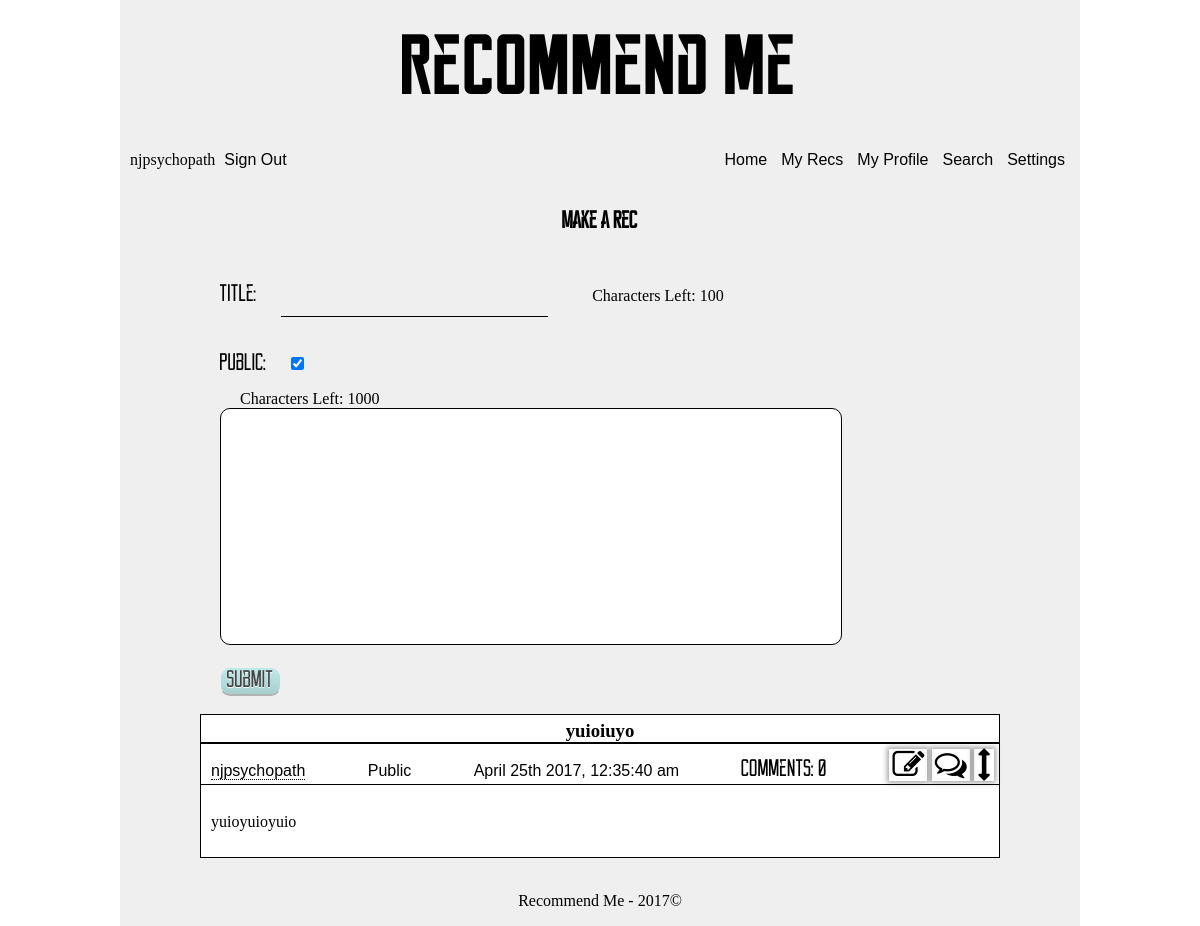
Before: /personal/post (signed in) with the older database file.
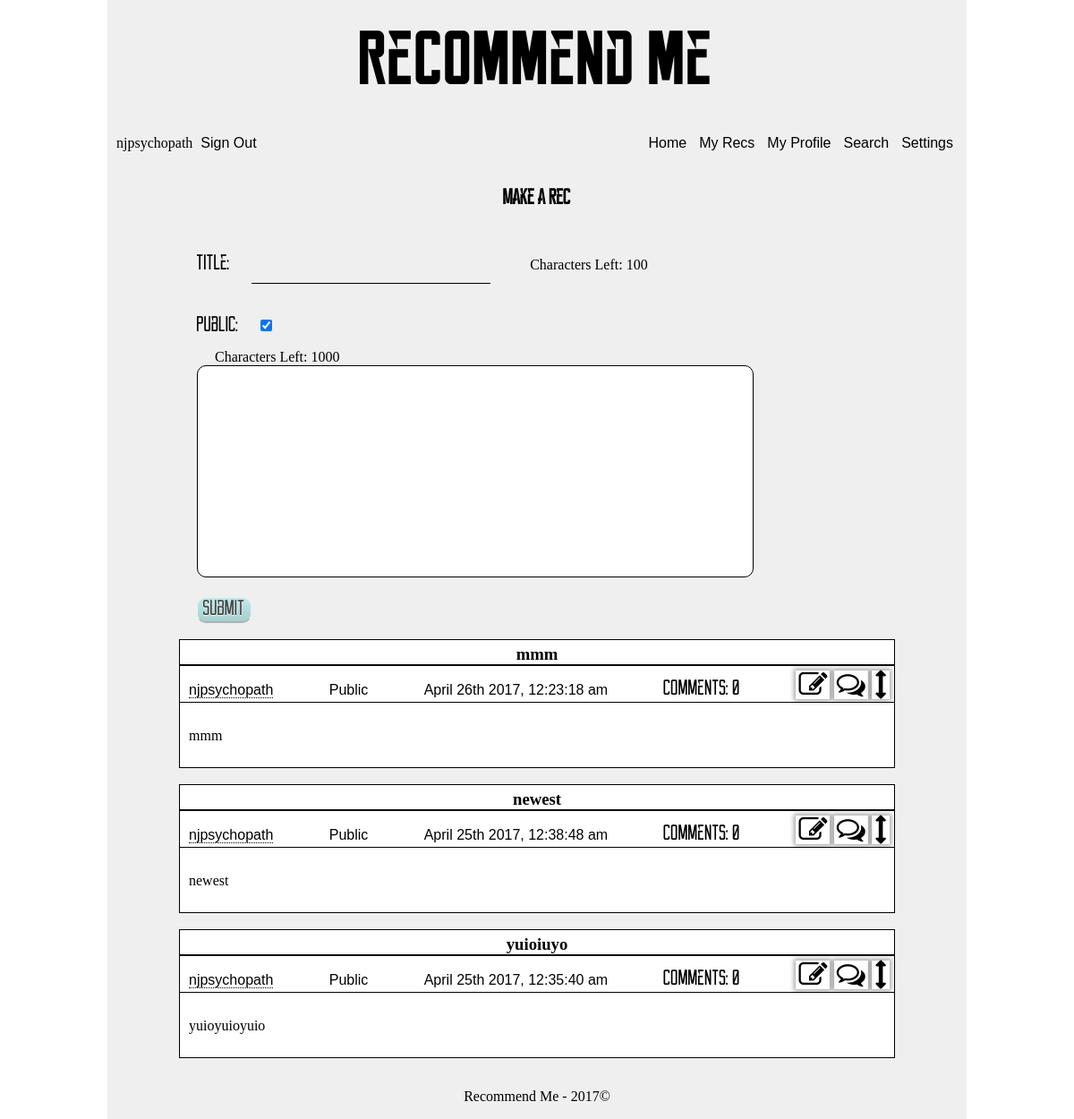
After: the same page with the newer database file.
### app/models.py (models this page shows, shortened)
class Recommendation(db.Model):
    __tablename__ = 'recommendation'
    id = db.Column(db.INTEGER, primary_key=True)
    made_private = db.Column(db.BOOLEAN, default=False)
    new_comment = db.Column(db.BOOLEAN, default=False)
    text = db.Column(db.TEXT)
    timestamp = db.Column(db.DATETIME, index=True, default=datetime.utcnow)
    title = db.Column(db.String(64))
    user_id = db.Column(db.INTEGER, db.ForeignKey('user.id'))
    verification = db.Column(db.INTEGER)
    user = db.relationship('User', backref=backref('recommendation', lazy='dynamic'))
    def prepare_comments(self):
        prep_query = self.comment\
            .filter(Comment.verification > 0)\
            .order_by(desc(Comment.timestamp))
        d_c = prep_query\
            .paginate(1, per_page=5, error_out=False)
        count = prep_query.count()
        return (d_c, count)

class User(UserMixin, db.Model):
    __tablename__ = 'user'
    id = db.Column(db.INTEGER, primary_key=True)
    username = db.Column(db.String, unique=True, index=True)
    email = db.Column(db.String, unique=True, index=True)
    about_me = db.Column(db.TEXT)
    api = db.Column(db.String())
    confirmed = db.Column(db.BOOLEAN, default=False)
    display = db.Column(db.INTEGER, default=10)
    invalid_logins = db.Column(db.INTEGER, default=0)
    last_login = db.Column(db.DATETIME, default=datetime.utcnow)
    member_since = db.Column(db.DATETIME, default=datetime.utcnow)
    password_hash = db.Column(db.String(128))
    role_id = db.Column(db.INTEGER, db.ForeignKey('role.id'))
    updates = db.Column(db.BOOLEAN, default=True)
    role = db.relationship('Role', backref=backref('user', lazy='dynamic'))
    @property
    def password(self):
        raise AttributeError('password is hashed')

### app/personal/views.py (the view, shortened to what this page needs)
@personal.route('/post', methods=['GET', 'POST'])
@login_required
def post():
    form = PostForm(request.form)
    display_recs = Recommendation.query\
        .filter(Recommendation.verification>0,
            Recommendation.user_id==current_user.id)\
        .order_by(desc(Recommendation.timestamp))\
        .paginate(1, per_page=current_user.display, error_out=False)
    return render_template('personal/post.html', form=form, display=display_recs)

### app/personal/forms.py
class PostForm(FlaskForm):
    public = BooleanField('Public: ')
    submit = SubmitField('Submit')
    text = TextAreaField('Rec: ', validators=[validators.DataRequired()])
    title = StringField('Title: ', validators=[validators.DataRequired()])

### app/auth/views.py (called while the page is built)
@auth.before_app_request
def before_request():
    if current_user.is_authenticated and not current_user.confirmed \
        and request.endpoint[:5] != 'auth.' and request.endpoint != 'static':
        return redirect(url_for('auth.unconfirmed'))

### app/models.py (called while the page is built)
@login_manager.user_loader
def load_user(user_id):
    return User.query.get(int(user_id))

### app/templates/personal/post.html (shortened to what this page needs)
<!DOCTYPE html>
{% extends 'abstract/one-column.html' %}
{% block head %}
  {{super()}}
{% endblock %}
{% block maincontent %}
  <h2>Make a Rec</h2>
  <form method="POST">
    {{form.title.label(class='reckoner')}} {{form.title(class='rec-title-entry')}}
    <p class='chars-format'>Characters Left: <span class='rec-title-chars-left'>100</span></p>
    <br/>
    {{form.public.label(class='reckoner')}} {{form.public(class='click', checked=True)}}
    <br/>
    <p class='chars-format'>Characters Left: <span class='rec-chars-left'>1000</span></p>
    {{form.text(class='rec-text-entry')}}
    <br/>
    <br/>
    {{form.submit(class='reckoner', id='submit')}}
  </form>
{% endblock %}
{% block supplemental %}
  <br/>
  {{rec_macro.initialize_recs(display, moment, current_user)}}
{% endblock %}

### app/templates/macros/rec-macro.html (shortened to what this page needs)
{% import 'macros/comment-macro.html' as comment_macro %}
{% macro render_rec(rec, count, moment, current_user, attributes=True, link=request.url) %}
  <div class='single-post'>
    <a href="{{url_for('main.highlight', id=rec.id)}}">
      <h3 class='rec-title'>{{rec.title}}</h3>
    </a>
    <div class='post-header'>
      <ul class='post-header-list'>
        <li>
          <a href="{{url_for('personal.profile', id=rec.user_id)}}">
            {{rec.user.username}}
          </a>
        </li>
        <li>
          {% if rec.verification != 0 %}
            Public
          {% else %}
            Private
          {% endif %}
        </li>
        <li>
          {{moment(rec.timestamp).format('MMMM Do YYYY, h:mm:ss a')}}
        </li>
        <li class='reckoner'>
          Comments: {{count}}
        </li>
        {% if attributes or rec.user_id==current_user.id %}
          <li>
            {% if rec.user_id==current_user.id %}
              <a class='icon-link' href="{{url_for('personal.edit', post_id=rec.id, next=link)}}">
                <i class='font-link fa fa-pencil-square-o fa-2x'></i>
              </a>
            {% endif %}
            {% if attributes %}
              <i id='{{rec.id}}' class='{{link}} font-link toggle-comments fa fa-comments-o fa-2x'></i>
              <i class='font-link toggle-show fa fa-arrows-v fa-2x'></i>
            {% endif %}
          </li>
        {% endif %}
      </ul>
    </div>
    <p class='post-text'>
      {{rec.text}}
    </p>
  </div>
  <br/>
{% endmacro %}
{% macro initialize_recs(display, moment, current_user, attributes=True) %}
  <div class='list-recs'>
    {{ajax(display, moment, current_user, attributes)}}
  </div>
{% endmacro %}
{% macro ajax(display, moment, current_user, attributes=True, link=request.url) %}
  {% for rec in display.items %}
    {{single_rec(rec, moment, current_user, attributes, link, in_comments=True)}}
  {% endfor %}
{% endmacro %}
{% macro single_rec(rec, moment, current_user, attributes=True, link=request.url, in_comments=True) %}
  {% set comments, count = rec.prepare_comments() %}
  {{render_rec(rec, count, moment, current_user, attributes, link)}}
{% endmacro %}

Changed rows visible on the page:
added Recommendation: title "mmm", user.username "njpsychopath", verification "Public", timestamp "April 26th 2017, 12:23:18 am", count "0", text "mmm"
added Recommendation: title "newest", user.username "njpsychopath", verification "Public", timestamp "April 25th 2017, 12:38:48 am", count "0", text "newest"
